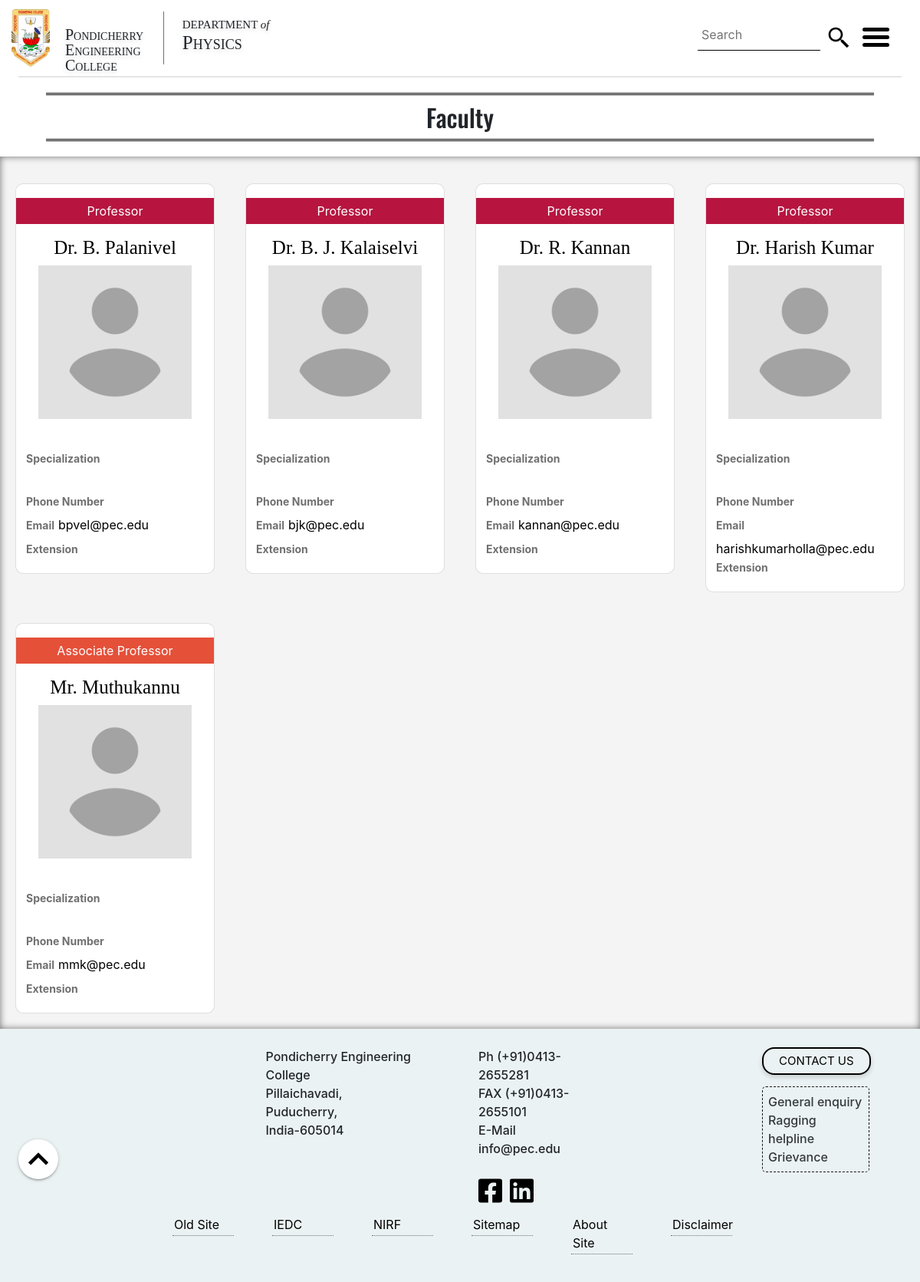
The page /phy/faculty.php on the database its author committed.
### tables this page shows
CREATE TABLE `basic_faculty_info` (
  `id` int(11) NOT NULL,
  `name` varchar(100) NOT NULL,
  `post_tier` varchar(100) NOT NULL,
  `contact_official_email` varchar(50) NOT NULL,
  `extension` int(11) DEFAULT NULL,
  `portfolio` varchar(50) NOT NULL,
  `qualification` varchar(4000) NOT NULL,
  `specialization` varchar(2000) NOT NULL,
  `department` varchar(50) NOT NULL,
  `phno` varchar(20) DEFAULT NULL,
  `dob` date NOT NULL
);

### phy/faculty.php (the view, shortened to what this page needs)
<!DOCTYPE html>
<html lang="en">
<head>
    <link rel="stylesheet" type="text/css" href="../css/new-material.css" class="styleload" media="all" disabled>
    <link rel="stylesheet" type="text/css" href="../css/bootstrap4.css" class="styleload" media="all" disabled>
    <link rel="stylesheet" type="text/css" href="../css/header.css" class="styleload" media="all" diabled>
    <link rel="stylesheet" type="text/css" href="../css/footer.css" class="styleload" media="all" disabled>
    <link rel="stylesheet" type="text/css" href="../css/menu.css" class="styleload" media="all" disabled>
    <link rel="stylesheet" href="../css/oswald.css" class="styleload" media="all" disabled>
</head>
<body>
    <floatbtn class="fixed-action-btn">
        <a class="btn-floating btn-large" style="background-color: #ffffff">
            <img src="../img/forward.svg" id="iconbtn" alt="nav">
        </a>
    </floatbtn>
    <header>
        <div class="container-dim container-fluid">
            <div class="row" id="row-top-margin">
                <a href="http://pec.edu" class="logo-container">
                    <img class="logo" src="../img/logo.png" alt="logo_image" width="100">
                </a>
                <div class="college_name">
                    <h4 class="college-name-text">Pondicherry</h4><br>
                    <h4 class="college-name-text">Engineering</h4><br>
                    <h4 class="college-name-text">College</h4>
                </div>
                <div class="dept-name" id="dept-name">
                    <h4 class="dept-of">DEPARTMENT <i>of</i></h4>
                    <h4 class="dept-name-text">Physics</h4>
                </div>
                <div class="search-box" style="position: absolute;top:0px;right: 80px;padding-top: 0px;">
                    <form>
                        <input class="search-bar" id="focusChk" type="text" placeholder="Search" style="top: 50px;">
                        <img src="../img/search.svg" style="margin:33px 10px;" alt="search">
                    </form>
                </div>
                <a data-toggle="collapse" href="#collapseMenu" alt="menu">
                    <div class="container menu-icon" id="overlay" onclick="change()">
                        <div class="bar1"></div>
                        <div class="bar2"></div>
                        <div class="bar3"></div>
                    </div>
                </a>
            </div>
        </div>
        <hr style="margin: 0 2%;border-width: 2px;box-shadow: 0 3 6 #0003">
    </header>
    <main>
        <div class="faculty-header">
            <h2>Faculty</h2>
        </div>
        <div class="container-fluid  card-container">
            <div class="row ">
            <?php
          include("db_con.php");
         ?>
                <?php
                $query = "SELECT * FROM basic_faculty_info where post_tier='Professor' and department='phy'";
                if ($result = mysqli_query($db_con, $query)) {
                    while ($arr = mysqli_fetch_assoc($result)) {
                        $name = $arr['name'];
                        $id = $arr['id'];
                        $alma = $arr['qualification'];
                        $spl = $arr['specialization'];
                        $number = $arr['phno'];
                        $ext = $arr['extension'];
                        $email = $arr['contact_official_email'];
                        $query = "SELECT * FROM uploading where id=" . $id;
                        if ($result1 = mysqli_query($db_con, $query)) {
                            $arr1 = mysqli_fetch_assoc($result1);
                            if (mysqli_num_rows($result1) > 0)
                                $file_path = $arr1['file_name'];
                            else
                                $file_path = "profile-placeholder.png";
                        }
                        echo '
            <div class="col-sm-4 col-md-6 col-lg-3  card-parent">
            <a href="facultypage.php?email=' . $email . '">
                <div class="card">
                    <p class="designation" style="background-color:#b71540">Professor</p>
                    <h3 class="faculty-name">' . $name . '</h3>
                    <div class="thumbnail">
                        <img src="../cms/profilepic/' . $file_path . '" alt="faculty-image" style="object-fit: cover;
                        width: 200px;
                        height: 200px;">
                    </div>
                    <p class="degree">' . $alma . '</p>
                    <div class="details">
                        <label class="label"> Specialization </label><div class="dotdotdot"> ' . $spl . '</div>
                        <label class="label"> Phone Number </label>' . $number . '<br>
                        <label class="label">Email </label>' . $email . '<br>
                        <label class="label"> Extension </label>' . $ext . ' <br>
                        </div>
                        </div>
                        </a>
                    </div>
                    ';
                    }
                } ?>
                <?php
                $query = "SELECT * FROM basic_faculty_info where post_tier='Associate Professor' and department='phy'";
                if ($result = mysqli_query($db_con, $query)) {
                    while ($arr = mysqli_fetch_assoc($result)) {
                        $name = $arr['name'];
                        $id = $arr['id'];
                        $alma = $arr['qualification'];
                        $spl = $arr['specialization'];
                        $number = $arr['phno'];
                        $ext = $arr['extension'];
                        $email = $arr['contact_official_email'];
                        $query = "SELECT * FROM uploading where id=" . $id;
                        if ($result1 = mysqli_query($db_con, $query)) {
                            $arr1 = mysqli_fetch_assoc($result1);
                            if (mysqli_num_rows($result1) > 0)
                                $file_path = $arr1['file_name'];
                            else
                                $file_path = "profile-placeholder.png";
                        }
                        echo '
            <div class="col-sm-6 col-md-6 col-lg-3 card-parent"><a href="facultypage.php?email=' . $email . '">
                <div class="card">
                    <p class="designation" style="background-color:#e55039">Associate Professor</p>
                    <h3 class="faculty-name">' . $name . '</h3>
                    <div class="thumbnail">
                        <img src="../cms/profilepic/' . $file_path . '" alt="faculty-image" style="object-fit: cover;
                        width: 200px;
                        height: 200px;">
                    </div>
                    <p class="degree">' . $alma . '</p>
                    <div class="details">
                        <label class="label"> Specialization </label><div class="dotdotdot"> ' . $spl . '</div>
                        <label class="label"> Phone Number </label>' . $number . '<br>
                        <label class="label">Email </label>' . $email . '<br>
                        <label class="label"> Extension </label>' . $ext . ' <br>
                        </div>
                        </div>
                    </a></div>';
                    }
                } ?>
            </div>
        </div>
        </main>
    <footer>
        <div class="foot">
            <div class="footer">
                <div class="container-fluid">
                    <div class="row row-footer-1">
                        <div class="col-sm-7 col-md-4 col-lg-3 col-xl-3 col-footer-1">
                            <div class="google-maps">
                                <iframe title="Google Map" src="https://maps.google.com/maps?q=pondicherry%20engineering%20college&t=&z=13&ie=UTF8&iwloc=&output=embed" width="400" height="280" frameborder="0" style="border:0"></iframe>
                            </div>
                        </div>
                        <div class="col-sm-5 col-md-3 col-lg-3 col-xl-3 col-footer-1">
                            <p class="pp">Pondicherry Engineering College </p>
                            <p class="pp">Pillaichavadi,</p>
                            <p class="pp">Puducherry,</p>
                            <p class="pp">India-605014</p>
                        </div>
                        <div class="col-sm-6 col-md-3 col-lg-3 col-xl-2 col-footer-1">
                            <p class="pp">Ph (+91)0413-2655281</p>
                            <p class="pp">FAX (+91)0413-2655101 </p>
                            <p class="pp">E-Mail info@pec.edu</p>
                            <div class="social_icon">
                                <a href="https://www.facebook.com/PEC.Pondicherry" target="_blank" rel="noreferrer">
                                    <img src="../img/facebook-square-brands.svg" href=" " class="icons" height="36" width="36" alt="Facebook"></a>
                                <a href="https://www.linkedin.com/school/pondicherry-engineering-college/" target="_blank" rel="noreferrer">
                                    <img src="../img/linkedin-brands.svg" class="icons" height="36" width="36" alt="LinkedIn"></a>
                            </div>
                        </div>
                        <div class="col-md-3 hidden-sm-md col-lg-1 col-xl-2 col-footer-1"></div>
                        <div class="col-sm-6 col-md-2 col-lg-2 col-xl-2 col-footer-1 padding_remove">
                            <button class="contact" onclick="window.location.href='../home/contact-us.html'">CONTACT&nbsp;US</button>
                            <div class="dotted_bordered">
                                <p class="pp">General enquiry</p>
                                <p class="pp">Ragging helpline</p>
                                <p class="pp">Grievance</p>
                            </div>
                        </div>
                    </div>
                    <div class="footer-2">
                        <div class="container-fluid tb1">
                            <div class="nested-footer-2 tb2">
                                <div class="row row-footer-2">
                                    <div class="col-4 col-sm-4 col-md-2 text-center col-footer-2">
                                        <a alt="pec-old" href="http://pec.edu/" target="blank">
                                            <p class="link-footer-2">Old&nbsp;Site</p>
                                        </a>
                                    </div>
                                    <div class="col-4 col-sm-4 col-md-2 text-center col-footer-2">
                                        <a alt="iedc" href="https://www.peciedc.com/" target="blank">
                                            <p class="link-footer-2">IEDC</p>
                                        </a>
                                    </div>
                                    <div class="col-4 col-sm-4 col-md-2 text-center col-footer-2">
                                        <a alt="nirf" href="https://www.nirfindia.org/" target="blank">
                                            <p class="link-footer-2">NIRF</p>
                                        </a>
                                    </div>
                                    <div class="col-4 col-sm-4 col-md-2 text-center col-footer-2">
                                        <a href="../home/sitemap.html">
                                            <p class="link-footer-2">Sitemap</p>
                                        </a>
                                    </div>
                                    <div class="col-4 col-sm-4 col-md-2 text-center col-footer-2">
                                        <a href="../home/about-us.html">
                                            <p class="link-footer-2">About Site</p>
                                        </a>
                                    </div>
                                    <div class="col-4 col-sm-4 col-md-2 text-center col-footer-2">
                                        <a href="../home/disclaimer.html">
                                            <p class="link-footer-2">Disclaimer</p>
                                        </a>
                                    </div>
                                </div>
                            </div>
                        </div>
                    </div>
                </div>
            </div>
        </div>
    </footer>
</body>
</html>

### rows shown on the page
basic_faculty_info: name "Dr. B. Palanivel", contact_official_email "bpvel@pec.edu"
basic_faculty_info: name "Dr. B. J. Kalaiselvi", contact_official_email "bjk@pec.edu"
basic_faculty_info: name "Dr. R. Kannan", contact_official_email "kannan@pec.edu"
basic_faculty_info: name "Dr. Harish Kumar", contact_official_email "harishkumarholla@pec.edu"
basic_faculty_info: name "Mr. Muthukannu", contact_official_email "mmk@pec.edu"
